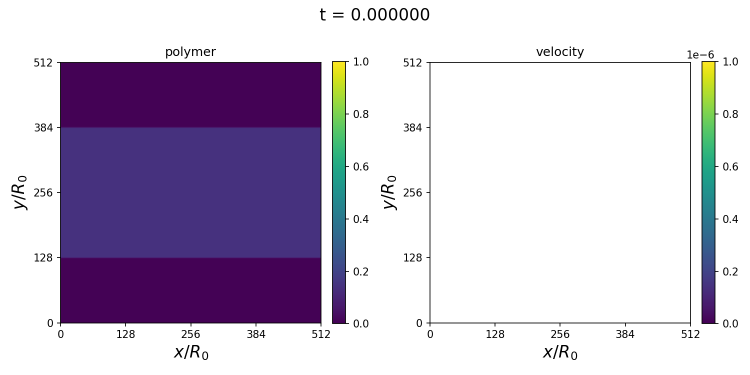
#> input picture Final/10/nfields_00000.png, 1500 x 750 px, found by its file name (shown at 1/2 size)
$ python combined.py
#> lines starting #> are read from the running program, lines starting #| are printed output that depends on the picture
#!/usr/bin/env python3

from PIL import Image
import os

# Desired final image size
final_width = 3900
final_height =1050

# Spacing between images
spacing = 0

ncols = 4
nrows = 1


# Each tuple contains: (folder, filename)
image_files = [
    ("plt", "nfields_00000.png"),
    #("plt", "nfields_00005.png"),
    ("plt", "nfields_00078.png"),
    #("plt", "nfields_00085.png"),
    ("plt", "nfields_00090.png"),
    #("plt", "nfields_00095.png"),
    ("plt", "nfields_00100.png"),
    #("plt", "nfields_00103.png"),
    ("vel", "nvel_00000.png"),
    #("vel", "nvel_00005.png"),
    ("vel", "nvel_00078.png"),
    #("vel", "nvel_00085.png"),

    ("vel", "nvel_00090.png"),
    #("vel", "nvel_00095.png"),
    ("vel", "nvel_00100.png"),
    #("vel", "nvel_00103.png"),
]

# Size of each grid cell
cell_width = (final_width - spacing * (ncols - 1)) // ncols
cell_height = (final_height - spacing * (nrows - 1)) // nrows

# Create the final white image
combined = Image.new(
    "RGB",
    (final_width, final_height),
    "white"
)
#> combined: PIL image 3900x1050 RGB; every value is 255

for i, (folder, filename) in enumerate(image_files):

    image_path = os.path.join(folder, filename)

    image = Image.open(image_path).convert("RGB")

    # Resize the image to fit its grid cell
    image = image.resize(
        (cell_width, cell_height),
        Image.Resampling.LANCZOS
    )
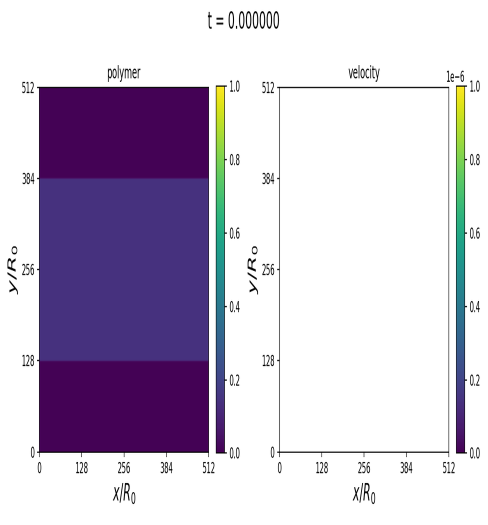
#> image: PIL image 975x1050 RGB (shown at 1/2 size); mean R, G, B 201.7, 192.5, 211

    row = i // ncols
    col = i % ncols

    x = col * (cell_width + spacing)
    y = row * (cell_height + spacing)

    combined.paste(image, (x, y))
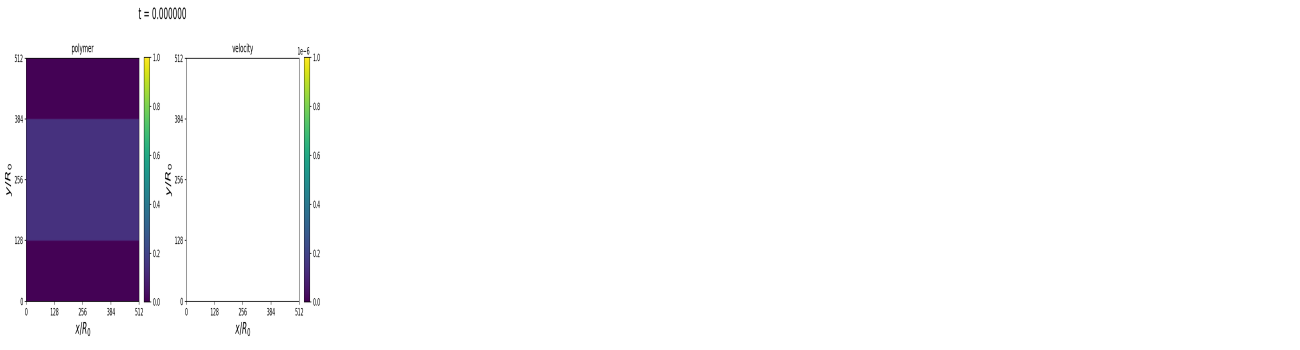
#> combined: PIL image 3900x1050 RGB (shown at 1/3 size); mean R, G, B 241.7, 239.4, 244
#> pass 2 of the loop `for i, (folder, filename) in enumerate(image_files):`:
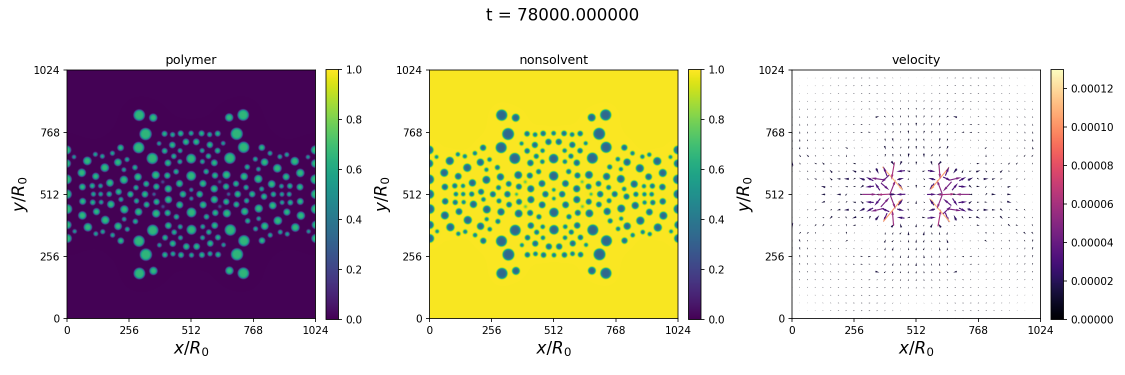
#> input picture vel_fields/r_0.5_p_0.12/nfields_00078.png, 2250 x 750 px, found by its file name (shown at 1/2 size)
#> `image = image.resize( (cell_width, cell_height), Image.Resampling.LANC..`:
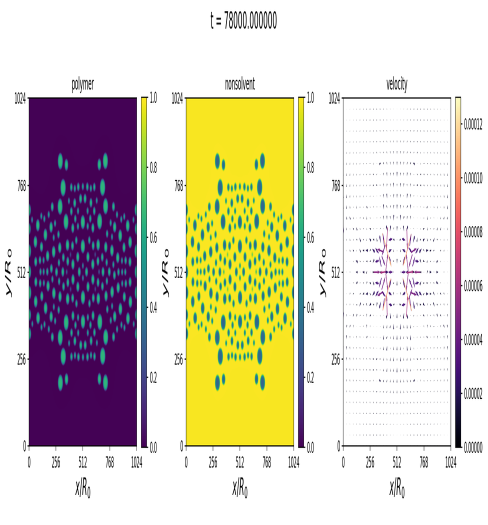
#> image: PIL image 975x1050 RGB (shown at 1/2 size); mean R, G, B 213.7, 206.6, 191.8
#> `combined.paste(image, (x, y))`:
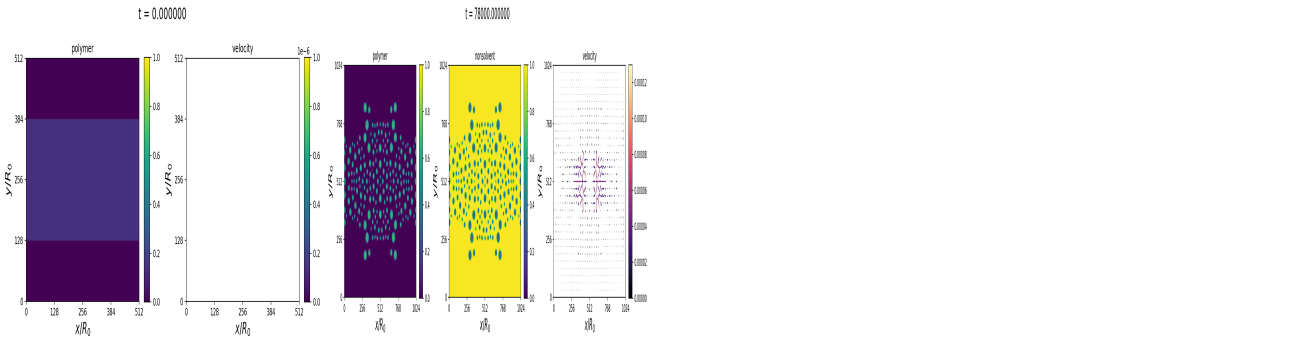
#> combined: PIL image 3900x1050 RGB (shown at 1/3 size); mean R, G, B 231.3, 227.3, 228.2
#> pass 3 of the loop `for i, (folder, filename) in enumerate(image_files):`:
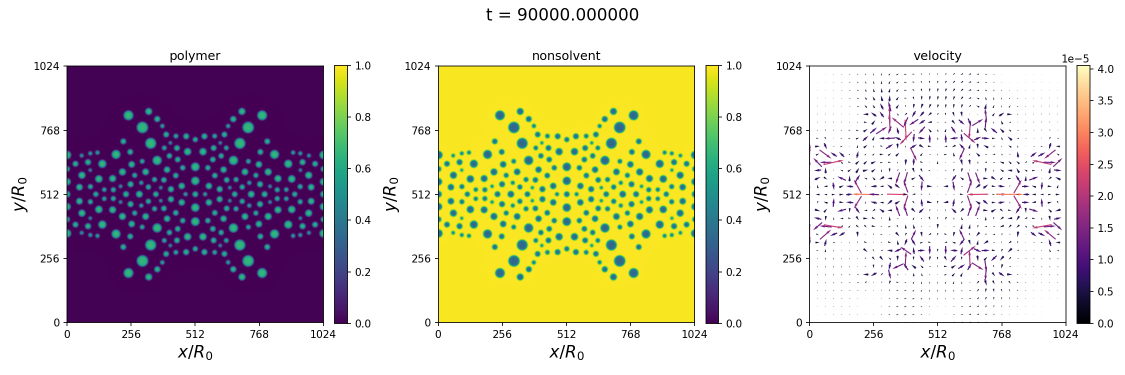
#> input picture vel_fields/r_0.5_p_0.11/nfields_00090.png, 2250 x 750 px, found by its file name (shown at 1/2 size)
#> `image = image.resize( (cell_width, cell_height), Image.Resampling.LANC..`:
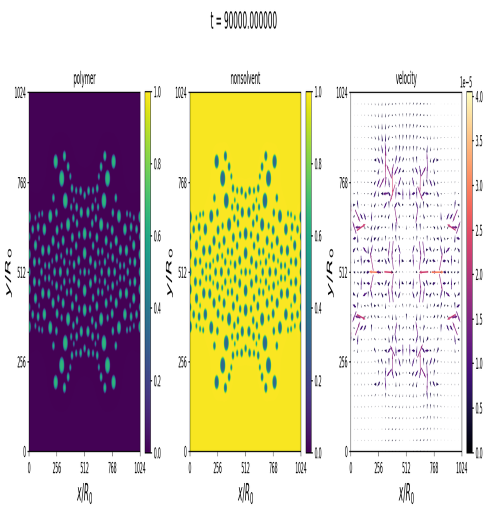
#> image: PIL image 975x1050 RGB (shown at 1/2 size); mean R, G, B 210.9, 202.9, 187.3
#> `combined.paste(image, (x, y))`:
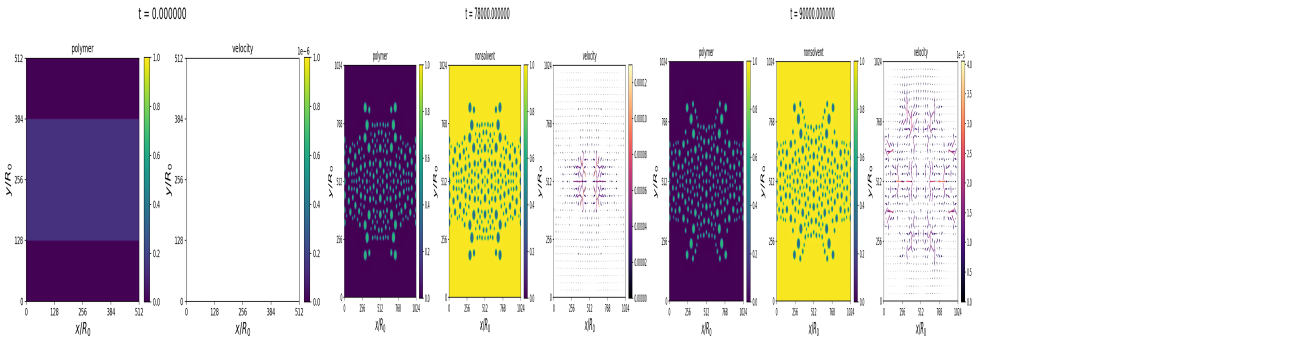
#> combined: PIL image 3900x1050 RGB (shown at 1/3 size); mean R, G, B 220.3, 214.2, 211.3
#> (the run stopped early here; a loop or call above may not have finished)
